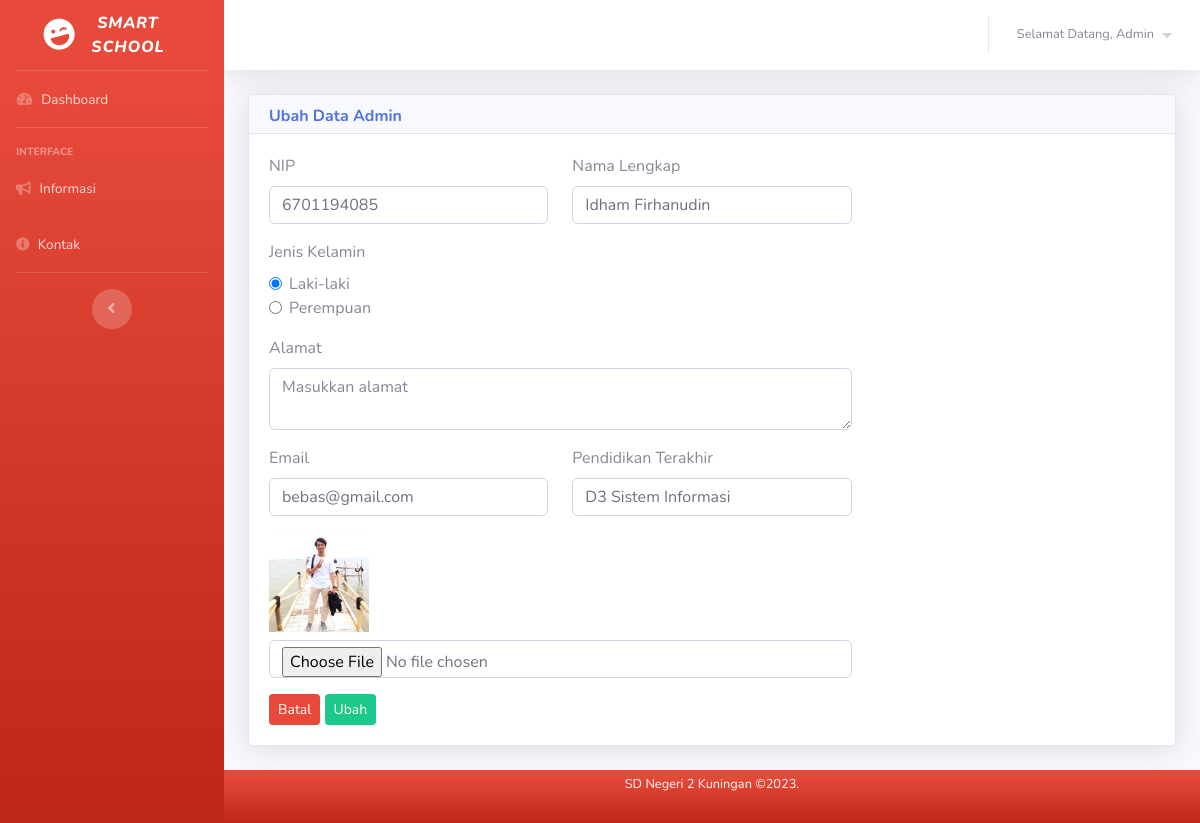
Screenshot of /admin/ubah-admin.php?id_admin=2 (signed in) with the database file from the repository.
### tables this page shows
CREATE TABLE `data_admin` (
  `id_admin` int(20) NOT NULL,
  `foto` varchar(50) NOT NULL,
  `nip` varchar(50) NOT NULL,
  `nama_lengkap` varchar(50) NOT NULL,
  `email` varchar(50) NOT NULL,
  `jenis_kelamin` varchar(20) NOT NULL,
  `alamat` varchar(100) NOT NULL,
  `pendidikan` varchar(50) NOT NULL,
  `password` varchar(255) NOT NULL,
  `pertanyaan_1` varchar(255) NOT NULL,
  `jawaban_1` varchar(255) NOT NULL,
  `pertanyaan_2` varchar(255) NOT NULL,
  `jawaban_2` varchar(255) NOT NULL
);

### admin/function.php (called while the page is built, shortened)
<?php
	$conn = mysqli_connect("localhost", "root", "", "pendataan");
	function query($query){
		global $conn;
		$result = mysqli_query($conn, $query);
		if (mysqli_num_rows($result) == 1) {
			return mysqli_fetch_assoc($result);
		}
		$rows = [];
		return $rows;
	}
 ?>

### admin/ubah-admin.php (the view, shortened to what this page needs)
<?php
    require 'function.php';
    $id_admin = $_GET["id_admin"];
    $admin = query("SELECT * FROM data_admin WHERE id_admin = $id_admin");
 ?>
<!DOCTYPE html>
<html lang="en">
<head>
    <link href="../assets/vendor/fontawesome-free/css/all.min.css" rel="stylesheet" type="text/css">
    <link href="../assets/css/sb-admin-2.min.css" rel="stylesheet">
    <link href="../assets/vendor/datatables/dataTables.bootstrap4.min.css" rel="stylesheet">
</head>
<?php include 'views/header.php'; ?>
    <div class="container-fluid">
        <div class="row">
            <div class="col-md-12">
                <div class="card shadow mb-4">
                    <div class="card-header">
                        <h6 class="font-weight-bold text-primary" style="margin-bottom: -5px;">Ubah Data Admin</h6>
                    </div>
                    <div class="card-body">
                        <div class="row">
                            <div class="col-md-8">
                                <form class="user">
                                    <div class="form-group row">
                                        <div class="col-md-6">
                                            <label for="nip">NIP</label>
                                            <input type="text" name="nip" class="form-control" id="nip" placeholder="Masukkan nip" value="<?= $admin['nip'] ?>">
                                        </div>
                                        <div class="col-md-6">
                                            <label for="nama">Nama Lengkap</label>
                                            <input type="text" name="nama_lengkap" class="form-control" id="nama" placeholder="Masukkan nama lengkap" value="<?= $admin['nama_lengkap'] ?>">
                                        </div>
                                    </div>
                                    <?php if ($admin['jenis_kelamin']=="Laki-laki"): ?>
                                    <div class="form-group">
                                        <label for="nama">Jenis Kelamin</label>
                                        <div class="form-check">
                                            <input type="radio" name="jenis_kelamin" class="form-check-input" id="lk" value="Laki-laki" checked="">
                                            <label class="form-check-label" for="lk">Laki-laki</label>
                                        </div>
                                        <div class="form-check">
                                            <input type="radio" name="jenis_kelamin" class="form-check-input" id="pr" value="Perempuan">
                                            <label class="form-check-label" for="pr">Perempuan</label>
                                        </div>
                                    </div>
                                    <?php endif; ?>
                                    <div class="form-group">
                                        <label for="alamat">Alamat</label>
                                        <textarea name="alamat" class="form-control" id="alamat" placeholder="Masukkan alamat" value="<?= $admin['alamat'] ?>"></textarea>
                                    </div>
                                    <div class="form-group row">
                                        <div class="col-md-6">
                                            <label for="email">Email</label>
                                            <input type="email" name="email" class="form-control" id="email" placeholder="Masukkan email" value="<?= $admin['email'] ?>">
                                        </div>
                                        <div class="col-md-6">
                                            <label for="pendidikan">Pendidikan Terakhir</label>
                                            <input type="text" name="pendidikan" class="form-control" id="Pendidikan" placeholder="Masukkan pendidikan terakhir" value="<?= $admin['pendidikan'] ?>">
                                        </div>
                                    </div>
                                    <div class="form-group">
                                        <img width="100" height="100" src="<?= $admin["foto"] ?>" alt="..." class="img-fluid">
                                        <input type="file" name="foto" class="form-control mt-2">
                                    </div>
                                <a href="data-admin.php" class="btn btn-danger btn-sm">Batal</a>
                                <button type="submit" name="submit" class="btn btn-success btn-sm">Ubah</button>
                                </form>
                            </div>
                        </div>
                    </div>
                </div>
            </div>
        </div>
    </div>
<?php include 'views/footer-admin.php'; ?>
</html>

### rows the page displays
data_admin: nip "6701194085", nama_lengkap "Idham Firhanudin", alamat "Masukkan alamat", email "bebas@gmail.com", pendidikan "D3 Sistem Informasi", foto (picture)
